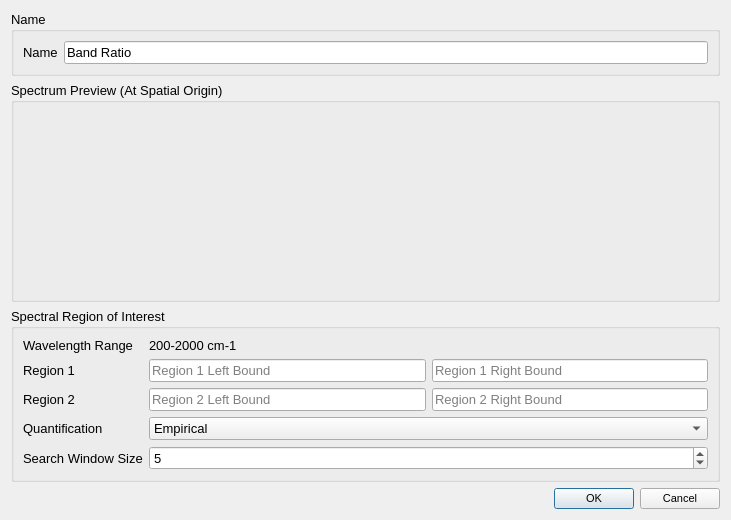
<?xml version="1.0" encoding="UTF-8"?>
<ui version="4.0">
 <class>BandRatioDialog</class>
 <widget class="QDialog" name="BandRatioDialog">
  <property name="geometry">
   <rect>
    <x>0</x>
    <y>0</y>
    <width>731</width>
    <height>520</height>
   </rect>
  </property>
  <property name="font">
   <font>
    <pointsize>10</pointsize>
   </font>
  </property>
  <property name="windowTitle">
   <string>Band Ratio Analysis</string>
  </property>
  <layout class="QVBoxLayout" name="verticalLayout_2">
   <item>
    <widget class="QGroupBox" name="groupBox_3">
     <property name="font">
      <font>
       <pointsize>10</pointsize>
      </font>
     </property>
     <property name="title">
      <string>Name</string>
     </property>
     <layout class="QFormLayout" name="formLayout_4">
      <property name="fieldGrowthPolicy">
       <enum>QFormLayout::AllNonFixedFieldsGrow</enum>
      </property>
      <item row="0" column="0">
       <widget class="QLabel" name="label_5">
        <property name="text">
         <string>Name</string>
        </property>
       </widget>
      </item>
      <item row="0" column="1">
       <widget class="QLineEdit" name="nameLineEdit">
        <property name="text">
         <string>Band Ratio</string>
        </property>
       </widget>
      </item>
     </layout>
    </widget>
   </item>
   <item>
    <widget class="QGroupBox" name="groupBox_5">
     <property name="minimumSize">
      <size>
       <width>707</width>
       <height>209</height>
      </size>
     </property>
     <property name="baseSize">
      <size>
       <width>707</width>
       <height>209</height>
      </size>
     </property>
     <property name="font">
      <font>
       <pointsize>10</pointsize>
      </font>
     </property>
     <property name="title">
      <string>Spectrum Preview (At Spatial Origin)</string>
     </property>
     <layout class="QVBoxLayout" name="verticalLayout">
      <item>
       <widget class="QCustomPlot" name="spectrumCustomPlot" native="true">
        <property name="minimumSize">
         <size>
          <width>600</width>
          <height>225</height>
         </size>
        </property>
       </widget>
      </item>
     </layout>
    </widget>
   </item>
   <item>
    <widget class="QGroupBox" name="groupBox">
     <property name="font">
      <font>
       <pointsize>10</pointsize>
      </font>
     </property>
     <property name="title">
      <string>Spectral Region of Interest</string>
     </property>
     <layout class="QFormLayout" name="formLayout">
      <item row="0" column="0">
       <widget class="QLabel" name="label_3">
        <property name="text">
         <string>Wavelength Range</string>
        </property>
       </widget>
      </item>
      <item row="0" column="1">
       <widget class="QLabel" name="rangeLabel">
        <property name="text">
         <string>200-2000 cm-1</string>
        </property>
       </widget>
      </item>
      <item row="1" column="0">
       <widget class="QLabel" name="label_4">
        <property name="text">
         <string>Region 1</string>
        </property>
       </widget>
      </item>
      <item row="1" column="1">
       <layout class="QHBoxLayout" name="horizontalLayout">
        <item>
         <widget class="QLineEdit" name="firstMinLineEdit">
          <property name="placeholderText">
           <string>Region 1 Left Bound</string>
          </property>
         </widget>
        </item>
        <item>
         <widget class="QLineEdit" name="firstMaxLineEdit">
          <property name="placeholderText">
           <string>Region 1 Right Bound</string>
          </property>
         </widget>
        </item>
       </layout>
      </item>
      <item row="2" column="0">
       <widget class="QLabel" name="label_2">
        <property name="text">
         <string>Region 2</string>
        </property>
       </widget>
      </item>
      <item row="2" column="1">
       <layout class="QHBoxLayout" name="horizontalLayout_2">
        <item>
         <widget class="QLineEdit" name="secondMinLineEdit">
          <property name="placeholderText">
           <string>Region 2 Left Bound</string>
          </property>
         </widget>
        </item>
        <item>
         <widget class="QLineEdit" name="secondMaxLineEdit">
          <property name="placeholderText">
           <string>Region 2 Right Bound</string>
          </property>
         </widget>
        </item>
       </layout>
      </item>
      <item row="4" column="0">
       <widget class="QLabel" name="label">
        <property name="toolTip">
         <string>Search window for inflection points.</string>
        </property>
        <property name="text">
         <string>Search Window Size</string>
        </property>
       </widget>
      </item>
      <item row="4" column="1">
       <widget class="QSpinBox" name="searchWindowSpinBox">
        <property name="toolTip">
         <string>Search window for inflection points.</string>
        </property>
        <property name="minimum">
         <number>1</number>
        </property>
        <property name="maximum">
         <number>150</number>
        </property>
        <property name="value">
         <number>5</number>
        </property>
       </widget>
      </item>
      <item row="3" column="0">
       <widget class="QLabel" name="label_6">
        <property name="text">
         <string>Quantification</string>
        </property>
       </widget>
      </item>
      <item row="3" column="1">
       <widget class="QComboBox" name="methodComboBox">
        <item>
         <property name="text">
          <string>Empirical</string>
         </property>
        </item>
       </widget>
      </item>
     </layout>
    </widget>
   </item>
   <item>
    <widget class="QDialogButtonBox" name="buttonBox">
     <property name="font">
      <font>
       <pointsize>8</pointsize>
      </font>
     </property>
     <property name="orientation">
      <enum>Qt::Horizontal</enum>
     </property>
     <property name="standardButtons">
      <set>QDialogButtonBox::Cancel|QDialogButtonBox::Ok</set>
     </property>
    </widget>
   </item>
  </layout>
 </widget>
 <customwidgets>
  <customwidget>
   <class>QCustomPlot</class>
   <extends>QWidget</extends>
   <header>qcustomplot.h</header>
   <container>1</container>
  </customwidget>
 </customwidgets>
 <resources/>
 <connections>
  <connection>
   <sender>buttonBox</sender>
   <signal>accepted()</signal>
   <receiver>BandRatioDialog</receiver>
   <slot>accept()</slot>
   <hints>
    <hint type="sourcelabel">
     <x>248</x>
     <y>254</y>
    </hint>
    <hint type="destinationlabel">
     <x>157</x>
     <y>274</y>
    </hint>
   </hints>
  </connection>
  <connection>
   <sender>buttonBox</sender>
   <signal>rejected()</signal>
   <receiver>BandRatioDialog</receiver>
   <slot>reject()</slot>
   <hints>
    <hint type="sourcelabel">
     <x>316</x>
     <y>260</y>
    </hint>
    <hint type="destinationlabel">
     <x>286</x>
     <y>274</y>
    </hint>
   </hints>
  </connection>
 </connections>
</ui>
